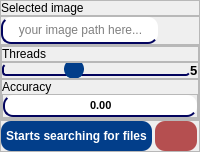
                <widget class="QWidget" name="tab">
                 <attribute name="title">
                  <string>Image within another image</string>
                 </attribute>
                 <layout class="QVBoxLayout" name="verticalLayout_33">
                  <property name="spacing">
                   <number>0</number>
                  </property>
                  <property name="leftMargin">
                   <number>0</number>
                  </property>
                  <property name="topMargin">
                   <number>0</number>
                  </property>
                  <property name="rightMargin">
                   <number>0</number>
                  </property>
                  <property name="bottomMargin">
                   <number>0</number>
                  </property>
                  <item>
                   <widget class="QFrame" name="frame_46">
                    <property name="sizePolicy">
                     <sizepolicy hsizetype="Preferred" vsizetype="Fixed">
                      <horstretch>0</horstretch>
                      <verstretch>0</verstretch>
                     </sizepolicy>
                    </property>
                    <property name="frameShape">
                     <enum>QFrame::StyledPanel</enum>
                    </property>
                    <property name="frameShadow">
                     <enum>QFrame::Raised</enum>
                    </property>
                    <layout class="QVBoxLayout" name="verticalLayout_32">
                     <property name="leftMargin">
                      <number>0</number>
                     </property>
                     <property name="topMargin">
                      <number>0</number>
                     </property>
                     <property name="rightMargin">
                      <number>0</number>
                     </property>
                     <property name="bottomMargin">
                      <number>0</number>
                     </property>
                     <item>
                      <widget class="QLabel" name="label_27">
                       <property name="text">
                        <string>Selected image</string>
                       </property>
                      </widget>
                     </item>
                    </layout>
                   </widget>
                  </item>
                  <item>
                   <widget class="QFrame" name="frame_41">
                    <property name="sizePolicy">
                     <sizepolicy hsizetype="Preferred" vsizetype="Fixed">
                      <horstretch>0</horstretch>
                      <verstretch>0</verstretch>
                     </sizepolicy>
                    </property>
                    <property name="frameShape">
                     <enum>QFrame::StyledPanel</enum>
                    </property>
                    <property name="frameShadow">
                     <enum>QFrame::Raised</enum>
                    </property>
                    <layout class="QHBoxLayout" name="horizontalLayout_17">
                     <property name="spacing">
                      <number>3</number>
                     </property>
                     <property name="leftMargin">
                      <number>0</number>
                     </property>
                     <property name="topMargin">
                      <number>0</number>
                     </property>
                     <property name="rightMargin">
                      <number>0</number>
                     </property>
                     <property name="bottomMargin">
                      <number>0</number>
                     </property>
                     <item>
                      <widget class="QLineEdit" name="lineEdit_6">
                       <property name="styleSheet">
                        <string notr="true">QLineEdit{
	min-height: 25px;
	border-radius:10px;
	border-bottom-width: 1.5px;
	border-left-width: 1.5px;
	border-style: solid;
	
	border-color: rgb(3, 4, 94);
}</string>
                       </property>
                       <property name="alignment">
                        <set>Qt::AlignCenter</set>
                       </property>
                       <property name="readOnly">
                        <bool>true</bool>
                       </property>
                       <property name="placeholderText">
                        <string>your image path here...</string>
                       </property>
                       <property name="clearButtonEnabled">
                        <bool>false</bool>
                       </property>
                      </widget>
                     </item>
                     <item>
                      <widget class="QPushButton" name="pushButton_17">
                       <property name="styleSheet">
                        <string notr="true">
QPushButton{
background-color:transparent;
	border-radius: 10px;
padding:3px;
}
QPushButton::hover{
	background-color: rgb(238, 238, 238);
}

QPushButton::pressed{
	background-color:;
	background-color: rgb(222, 222, 222);
}
</string>
                       </property>
                       <property name="text">
                        <string/>
                       </property>
                       <property name="icon">
                        <iconset resource="resources.qrc">
                         <normaloff>:/UI_ICONS/images/icons/search (1).png</normaloff>:/UI_ICONS/images/icons/search (1).png</iconset>
                       </property>
                       <property name="iconSize">
                        <size>
                         <width>24</width>
                         <height>24</height>
                        </size>
                       </property>
                       <property name="shortcut">
                        <string>P</string>
                       </property>
                      </widget>
                     </item>
                    </layout>
                   </widget>
                  </item>
                  <item>
                   <widget class="QFrame" name="frame_11">
                    <property name="frameShape">
                     <enum>QFrame::StyledPanel</enum>
                    </property>
                    <property name="frameShadow">
                     <enum>QFrame::Raised</enum>
                    </property>
                    <layout class="QVBoxLayout" name="verticalLayout_16">
                     <property name="spacing">
                      <number>0</number>
                     </property>
                     <property name="leftMargin">
                      <number>0</number>
                     </property>
                     <property name="topMargin">
                      <number>0</number>
                     </property>
                     <property name="rightMargin">
                      <number>0</number>
                     </property>
                     <property name="bottomMargin">
                      <number>0</number>
                     </property>
                     <item>
                      <widget class="QFrame" name="frame_35">
                       <property name="frameShape">
                        <enum>QFrame::StyledPanel</enum>
                       </property>
                       <property name="frameShadow">
                        <enum>QFrame::Raised</enum>
                       </property>
                       <layout class="QHBoxLayout" name="horizontalLayout_14">
                        <property name="spacing">
                         <number>0</number>
                        </property>
                        <property name="leftMargin">
                         <number>0</number>
                        </property>
                        <property name="topMargin">
                         <number>0</number>
                        </property>
                        <property name="rightMargin">
                         <number>0</number>
                        </property>
                        <property name="bottomMargin">
                         <number>0</number>
                        </property>
                        <item alignment="Qt::AlignBottom">
                         <widget class="QLabel" name="label_22">
                          <property name="text">
                           <string>Threads</string>
                          </property>
                         </widget>
                        </item>
                       </layout>
                      </widget>
                     </item>
                     <item>
                      <widget class="QFrame" name="frame_17">
                       <property name="styleSheet">
                        <string notr="true">QSlider::groove:horizontal { 
	background-color: transparent;
	border-bottom: 1.5px solid rgb(3, 4, 94); 
	border-left: 1.5px solid rgb(3, 4, 94); 
	height: 10px; 
	border-radius: 4px;
}

QSlider::handle:horizontal { 
	background-color: rgb(2, 62, 138); 
	border: 1.5px solid rgb(2, 62, 138); 
	width: 16px; 
	height: 20px; 
	line-height: 20px; 
	margin-top: -5px; 
	margin-bottom: -5px; 
	border-radius: 10px; 
}

QSlider::handle:horizontal:hover { 
	border-radius: 10px;
}</string>
                       </property>
                       <property name="frameShape">
                        <enum>QFrame::StyledPanel</enum>
                       </property>
                       <property name="frameShadow">
                        <enum>QFrame::Raised</enum>
                       </property>
                       <layout class="QHBoxLayout" name="horizontalLayout_15">
                        <property name="spacing">
                         <number>0</number>
                        </property>
                        <property name="leftMargin">
                         <number>0</number>
                        </property>
                        <property name="topMargin">
                         <number>0</number>
                        </property>
                        <property name="rightMargin">
                         <number>0</number>
                        </property>
                        <property name="bottomMargin">
                         <number>0</number>
                        </property>
                        <item>
                         <widget class="QSlider" name="horizontalSlider_2">
                          <property name="minimum">
                           <number>1</number>
                          </property>
                          <property name="maximum">
                           <number>12</number>
                          </property>
                          <property name="value">
                           <number>5</number>
                          </property>
                          <property name="orientation">
                           <enum>Qt::Horizontal</enum>
                          </property>
                         </widget>
                        </item>
                        <item>
                         <widget class="QLabel" name="label_10">
                          <property name="font">
                           <font>
                            <pointsize>10</pointsize>
                            <weight>75</weight>
                            <bold>true</bold>
                           </font>
                          </property>
                          <property name="text">
                           <string>5</string>
                          </property>
                         </widget>
                        </item>
                       </layout>
                      </widget>
                     </item>
                     <item>
                      <widget class="QFrame" name="frame_36">
                       <property name="frameShape">
                        <enum>QFrame::StyledPanel</enum>
                       </property>
                       <property name="frameShadow">
                        <enum>QFrame::Raised</enum>
                       </property>
                       <layout class="QVBoxLayout" name="verticalLayout_26">
                        <property name="spacing">
                         <number>0</number>
                        </property>
                        <property name="leftMargin">
                         <number>0</number>
                        </property>
                        <property name="topMargin">
                         <number>0</number>
                        </property>
                        <property name="rightMargin">
                         <number>0</number>
                        </property>
                        <property name="bottomMargin">
                         <number>0</number>
                        </property>
                        <item>
                         <widget class="QLabel" name="label_23">
                          <property name="text">
                           <string>Accuracy</string>
                          </property>
                         </widget>
                        </item>
                        <item>
                         <widget class="QFrame" name="frame_37">
                          <property name="styleSheet">
                           <string notr="true">QSlider::groove:horizontal { 
	background-color: transparent;
	border-bottom: 1.5px solid rgb(3, 4, 94); 
	border-left: 1.5px solid rgb(3, 4, 94); 
	height: 10px; 
	border-radius: 4px;
}

QSlider::handle:horizontal { 
	background-color: rgb(2, 62, 138); 
	border: 1.5px solid rgb(2, 62, 138); 
	width: 16px; 
	height: 20px; 
	line-height: 20px; 
	margin-top: -5px; 
	margin-bottom: -5px; 
	border-radius: 10px; 
}

QSlider::handle:horizontal:hover { 
	border-radius: 10px;
}</string>
                          </property>
                          <property name="frameShape">
                           <enum>QFrame::StyledPanel</enum>
                          </property>
                          <property name="frameShadow">
                           <enum>QFrame::Raised</enum>
                          </property>
                          <layout class="QHBoxLayout" name="horizontalLayout_16">
                           <property name="spacing">
                            <number>0</number>
                           </property>
                           <property name="leftMargin">
                            <number>0</number>
                           </property>
                           <property name="topMargin">
                            <number>0</number>
                           </property>
                           <property name="rightMargin">
                            <number>0</number>
                           </property>
                           <property name="bottomMargin">
                            <number>0</number>
                           </property>
                           <item>
                            <widget class="QDoubleSpinBox" name="doubleSpinBox">
                             <property name="font">
                              <font>
                               <pointsize>8</pointsize>
                               <weight>75</weight>
                               <bold>true</bold>
                              </font>
                             </property>
                             <property name="styleSheet">
                              <string notr="true">QDoubleSpinBox {
    min-height: 20px;
	border-radius:10px;
	border-bottom-width: 1.5px;
	border-left-width: 1.5px;
	border-style: solid;
	
	border-color: rgb(3, 4, 94);
}</string>
                             </property>
                             <property name="wrapping">
                              <bool>false</bool>
                             </property>
                             <property name="alignment">
                              <set>Qt::AlignCenter</set>
                             </property>
                             <property name="buttonSymbols">
                              <enum>QAbstractSpinBox::NoButtons</enum>
                             </property>
                             <property name="maximum">
                              <double>1.000000000000000</double>
                             </property>
                             <property name="singleStep">
                              <double>0.100000000000000</double>
                             </property>
                            </widget>
                           </item>
                          </layout>
                         </widget>
                        </item>
                       </layout>
                      </widget>
                     </item>
                    </layout>
                   </widget>
                  </item>
                  <item alignment="Qt::AlignBottom">
                   <widget class="QFrame" name="frame_45">
                    <property name="sizePolicy">
                     <sizepolicy hsizetype="Preferred" vsizetype="Fixed">
                      <horstretch>0</horstretch>
                      <verstretch>0</verstretch>
                     </sizepolicy>
                    </property>
                    <property name="frameShape">
                     <enum>QFrame::StyledPanel</enum>
                    </property>
                    <property name="frameShadow">
                     <enum>QFrame::Raised</enum>
                    </property>
                    <layout class="QHBoxLayout" name="horizontalLayout_19">
                     <property name="spacing">
                      <number>3</number>
                     </property>
                     <property name="leftMargin">
                      <number>0</number>
                     </property>
                     <property name="topMargin">
                      <number>0</number>
                     </property>
                     <property name="rightMargin">
                      <number>2</number>
                     </property>
                     <property name="bottomMargin">
                      <number>0</number>
                     </property>
                     <item>
                      <widget class="QPushButton" name="pushButton_18">
                       <property name="font">
                        <font>
                         <weight>75</weight>
                         <bold>true</bold>
                        </font>
                       </property>
                       <property name="styleSheet">
                        <string notr="true">QPushButton{
	background-color:#023E8A;
	padding: 5px;
	border-radius: 10px;
	color: #fff;
	height: 20px
}
QPushButton::hover{
	background-color: rgb(5, 8, 179);
}

QPushButton::pressed{
	background-color:rgb(6, 9, 198);
}

</string>
                       </property>
                       <property name="text">
                        <string>Starts searching for files</string>
                       </property>
                       <property name="icon">
                        <iconset resource="resources.qrc">
                         <normaloff>:/UI_ICONS/images/icons/search.png</normaloff>:/UI_ICONS/images/icons/search.png</iconset>
                       </property>
                       <property name="shortcut">
                        <string>Return</string>
                       </property>
                      </widget>
                     </item>
                     <item>
                      <widget class="QPushButton" name="pushButton_15">
                       <property name="sizePolicy">
                        <sizepolicy hsizetype="Fixed" vsizetype="Fixed">
                         <horstretch>0</horstretch>
                         <verstretch>0</verstretch>
                        </sizepolicy>
                       </property>
                       <property name="styleSheet">
                        <string notr="true">QPushButton{
	padding: 5px;
	border-radius: 10px;
	color: #fff;
	height: 20px;
	background-color: rgb(181, 79, 80);
}
QPushButton::hover{
	background-color: rgb(171, 74, 76);
}

QPushButton::pressed{
	background-color:rgb(198, 86, 88);
}

</string>
                       </property>
                       <property name="text">
                        <string/>
                       </property>
                       <property name="icon">
                        <iconset resource="resources.qrc">
                         <normaloff>:/UI_ICONS/images/icons/stop-button.png</normaloff>:/UI_ICONS/images/icons/stop-button.png</iconset>
                       </property>
                      </widget>
                     </item>
                    </layout>
                   </widget>
                  </item>
                 </layout>
                </widget>
